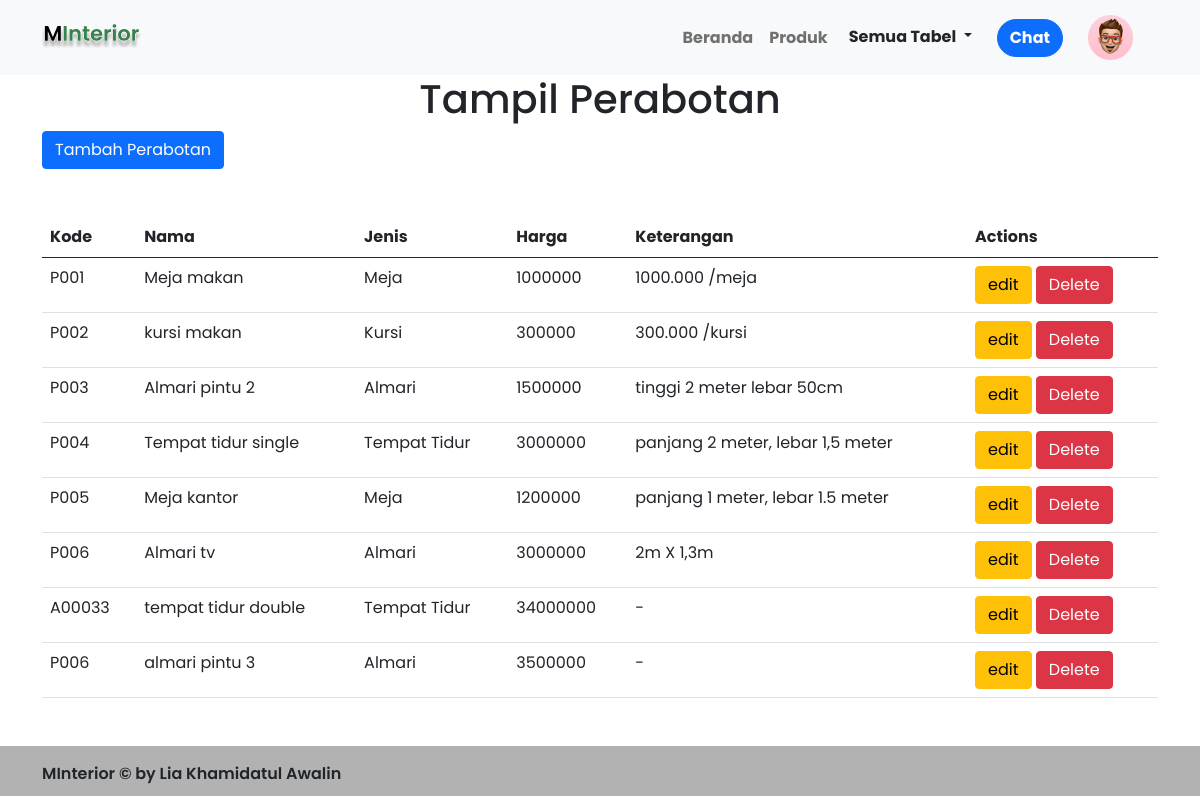
Page /perabotan/ on the committed database.
### mahasiswa/models.py (models this page shows, shortened)
class perabotan(models.Model):
    kode = models.CharField(max_length=8)
    nama = models.CharField(max_length=30)
    harga = models.BigIntegerField()
    jenis = models.ForeignKey(
        Jenis_prabot, on_delete=models.CASCADE, null=True)
    deskrip = models.CharField(max_length=100)

class Jenis_prabot(models.Model):
    kode = models.CharField(max_length=8)
    nama = models.CharField(max_length=30)
    ket = models.CharField(max_length=80)
    def __str__(self):
        return self.nama

### mahasiswa/views.py (the view)
# urls.py: path('perabotan/', tampil_perabotan, name='perabotan'),
def tampil_perabotan(request):
    Perabotans = perabotan.objects.all()
    konteks = {
        'Perabotans': Perabotans,
    }
    return render(request, 'tampil_perabotan.html', konteks)

### mahasiswa/templates/tampil_perabotan.html (shortened to what this page needs)
{% include 'head.html' %}
{% include 'navbar.html' %}
<div class="container">
    <div class="text-center">
        <h1>Tampil Perabotan</h1>
    </div>
    <a href="{% url 'add_prabot' %}" class="btn btn-primary">Tambah Perabotan</a>
    <table class="table mt-5">
        <thead>
            <tr>
                <th scope="col">Kode</th>
                <th scope="col">Nama</th>
                <th scope="col">Jenis</th>
                <th scope="col">Harga</th>
                <th scope="col">Keterangan</th>
                <th scope="col">Actions</th>
            </tr>
        </thead>
        <tbody>
            {% for perabotan in Perabotans %}
            <tr>
                <td>{{ perabotan.kode }}</td>
                <td>{{ perabotan.nama }}</td>
                <td>{{ perabotan.jenis }}</td>
                <td>{{ perabotan.harga }}</td>
                <td>{{ perabotan.deskrip }}</td>
                <td><a href="{% url 'ubahPra' perabotan.id %}" class="btn btn-warning">edit</a>
                    <button type="button" class="btn btn-danger" data-bs-toggle="modal"
                        data-bs-target="#HapusPrabot-{{ perabotan.id }}">
                        Delete
                    </button>
                </td>
            </tr>
            {% endfor %}
        </tbody>
    </table>
</div>
{% include 'footer.html' %}

### mahasiswa/static/css/home.css (style rules this page uses)
* { margin: 0; padding: 0; }

### mahasiswa/static/css/produk.css (style rules this page uses)
* { margin: 0; padding: 0; }

### mahasiswa/static/css/footer.css (style rules this page uses)
* { margin: 0; padding: 0; }

### rows in the picture
perabotan: kode "P001", nama "Meja makan", jenis "Meja", harga "1000000", deskrip "1000.000 /meja"
perabotan: kode "P002", nama "kursi makan", jenis "Kursi", harga "300000", deskrip "300.000 /kursi"
perabotan: kode "P003", nama "Almari pintu 2", jenis "Almari", harga "1500000", deskrip "tinggi 2 meter lebar 50cm"
perabotan: kode "P004", nama "Tempat tidur single", jenis "Tempat Tidur", harga "3000000", deskrip "panjang 2 meter, lebar 1,5 meter"
perabotan: kode "P005", nama "Meja kantor", jenis "Meja", harga "1200000", deskrip "panjang 1 meter, lebar 1.5 meter"
perabotan: kode "P006", nama "Almari tv", jenis "Almari", harga "3000000", deskrip "2m X 1,3m"
perabotan: kode "A00033", nama "tempat tidur double", jenis "Tempat Tidur", harga "34000000", deskrip "-"
perabotan: kode "P006", nama "almari pintu 3", jenis "Almari", harga "3500000", deskrip "-"
